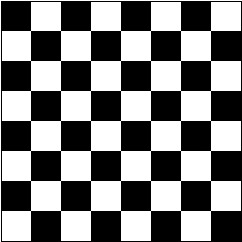
#> input picture chess.jpg, 242 x 242 px
$ python -i Image.py   (imports and definitions only)
#> lines starting #> are read from the running program, lines starting #| are printed output that depends on the picture
import numpy as np
import cv2
import time
class Image:
    def __init__(self, image):
        self._original_img = image
        self._gray_scale_image = self.calculate_gray_scale_image(self.original_img)
        self._img_histogram = self.calculate_image_histogram()
        self.equalized_img, self.equalized_hist = self.equalize_image()
        self.normalized_img, self.normalized_hist = self.equalize_image(normalize=True)
        self._bgr_img_histograms = self.calculate_bgr_histogram_and_distribution()

    @property
    def original_img(self):
        return self._original_img

    @property
    def gray_scale_image(self):
        return self._gray_scale_image

    @property
    def bgr_img_histograms(self):
        return self._bgr_img_histograms

    @property
    def img_histogram(self):
        return self._img_histogram

    def calculate_gray_scale_image(self, img):
        # Extract the B, G, and R channels
        b, g, r = img[:, :, 0], img[:, :, 1], img[:, :, 2]

        # Convert to grayscale using the formula: Y = 0.299*R + 0.587*G + 0.114*B
        gray_image = 0.299 * r + 0.587 * g + 0.114 * b

        # Convert to uint8 data type
        return gray_image.astype(np.uint8)

    def calculate_bgr_histogram_and_distribution(self):
        # Split the image into its three color channels: B, G, and R
        b, g, r = self.original_img[:, :, 0], self.original_img[:, :, 1], self.original_img[:, :, 2]

        # Calculate histograms for each color channel
        hist_b, _ = np.histogram(b.flatten(), bins=256, range=(0.0, 256.0))
        hist_g, _ = np.histogram(g.flatten(), bins=256, range=(0.0, 256.0))
        hist_r, _ = np.histogram(r.flatten(), bins=256, range=(0.0, 256.0))

        # Calculate grayscale histogram
        gray_image = np.dot(self.original_img[..., :3], [0.2989, 0.5870, 0.1140])
        hist_gray, _ = np.histogram(gray_image.flatten(), bins=256, range=(0.0, 256.0))

        return hist_b, hist_g, hist_r, hist_gray

    def calculate_image_histogram(self):
        hist, _ = np.histogram(self.original_img.flatten(), 256, (0, 256))
        return hist

    def calculate_image_histogram_cv(self):
        hist = cv2.calcHist([self.original_img], [0], None, [256], [0, 256])
        return hist.flatten()

    def equalize_image(self, normalize=False):
        hist, _ = np.histogram(self.original_img.flatten(), 256, (0, 256))
        cdf = hist.cumsum()
        cdf_normalized = cdf / cdf.max()
        sk = np.round(cdf_normalized * 255)
        equalized_image = sk[self.original_img]
        equalized_hist, _ = np.histogram(equalized_image.flatten(), 256, (0, 256))
        if normalize:
            normalized_image = equalized_image / 255.0
            normalized_hist, _ = np.histogram(normalized_image.flatten(), 256, (0, 1), density=True)
            return normalized_image, normalized_hist
        return equalized_image, equalized_hist

    def equalize_image_cv(self, normalize=False):
        equalized_image = cv2.equalizeHist(self.original_img)
        if normalize:
            equalized_image = equalized_image / 255.0
        return equalized_image

>>> import cv2
>>> picture = cv2.imread('../chess.jpg')
#> picture is the input picture: shape (242, 242, 3); min 0, max 255, mean 126.5
>>> result = Image(picture).calculate_bgr_histogram_and_distribution()
#> in calculate_image_histogram, `hist, _ = np.histogram(self.original_img.flatten(), 256, (0, 256))`: hist = 256 values, max 82482 at index 255, min 0 at index 10, mean 686.3
#> in __init__, `self._img_histogram = self.calculate_image_histogram()`: self._img_histogram has the same summary as hist in calculate_image_histogram
#> in equalize_image, `cdf = hist.cumsum()`: cdf = 256 values from 80595 to 175692
#> in equalize_image, `cdf_normalized = cdf / cdf.max()`: cdf_normalized = 256 values from 0.459 to 1
#> in equalize_image, `sk = np.round(cdf_normalized * 255)`: sk = 256 values from 117 to 255
#> in equalize_image, `equalized_image = sk[self.original_img]`:
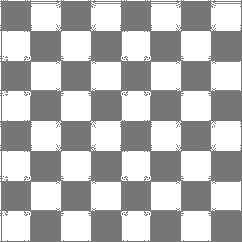
#> equalized_image: shape (242, 242, 3) float64; min 117, max 255, mean 182.6
#> in equalize_image, `equalized_hist, _ = np.histogram(equalized_image.flatten(), 256, (0, 2..`: equalized_hist = 256 values, max 82482 at index 255, min 0 at index 0, mean 686.3
#> in __init__, `self.equalized_img, self.equalized_hist = self.equalize_image()`: self.equalized_hist has the same summary as equalized_hist in equalize_image
#> in __init__, `self.normalized_img, self.normalized_hist = self.equalize_image(normal..`: self.normalized_hist = 256 values, max 120.2 at index 255, min 0 at index 0, mean 1
#> in calculate_bgr_histogram_and_distribution, `hist_b, _ = np.histogram(b.flatten(), bins=256, range=(0.0, 256.0))`: hist_b = 256 values, max 27494 at index 255, min 0 at index 10, mean 228.8
#> in calculate_bgr_histogram_and_distribution, `hist_g, _ = np.histogram(g.flatten(), bins=256, range=(0.0, 256.0))`: hist_g has the same summary as hist_b
#> in calculate_bgr_histogram_and_distribution, `hist_r, _ = np.histogram(r.flatten(), bins=256, range=(0.0, 256.0))`: hist_r has the same summary as hist_b
#> in calculate_bgr_histogram_and_distribution, `hist_gray, _ = np.histogram(gray_image.flatten(), bins=256, range=(0.0..`: hist_gray = 256 values, max 28841 at index 0, min 0 at index 9, mean 228.8
